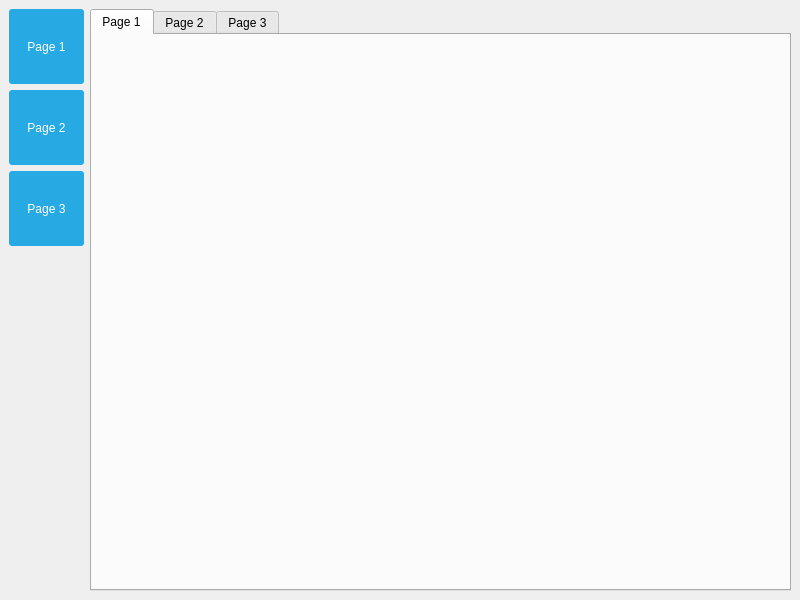
<?xml version="1.0" encoding="UTF-8"?>
<ui version="4.0">
 <class>MainWindow</class>
 <widget class="QMainWindow" name="MainWindow">
  <property name="geometry">
   <rect>
    <x>0</x>
    <y>0</y>
    <width>800</width>
    <height>600</height>
   </rect>
  </property>
  <property name="windowTitle">
   <string>MainWindow</string>
  </property>
  <widget class="QWidget" name="centralwidget">
   <property name="styleSheet">
    <string notr="true">QPushButton {
    color: white;
    background-color: #27a9e3;
    border-width: 0px;
    border-radius: 3px;
}

QPushButton:hover {
    color: white;
    background-color: #66c011;
    border-width: 0px;
    border-radius: 3px;
}

QPushButton:pressed {
    color: white;
    background-color: yellow;
    border-width: 0px;
    border-radius: 3px;
}

QPushButton[pagematches=true] {
    color: white;
    background-color: red;
    border-width: 0px;
    border-radius: 3px;
}


QPushButton[pagematches=true]:hover {
    background-color: pink;
}

QPushButton[pagematches=true]:pressed {
    background-color: gold;
}
</string>
   </property>
   <layout class="QHBoxLayout" name="horizontalLayout_2">
    <item>
     <layout class="QHBoxLayout" name="horizontalLayout">
      <item>
       <layout class="QVBoxLayout" name="verticalLayout">
        <item>
         <widget class="QPushButton" name="b1">
          <property name="sizePolicy">
           <sizepolicy hsizetype="Fixed" vsizetype="Fixed">
            <horstretch>0</horstretch>
            <verstretch>0</verstretch>
           </sizepolicy>
          </property>
          <property name="minimumSize">
           <size>
            <width>75</width>
            <height>75</height>
           </size>
          </property>
          <property name="text">
           <string>Page 1</string>
          </property>
         </widget>
        </item>
        <item>
         <widget class="QPushButton" name="b2">
          <property name="sizePolicy">
           <sizepolicy hsizetype="Fixed" vsizetype="Fixed">
            <horstretch>0</horstretch>
            <verstretch>0</verstretch>
           </sizepolicy>
          </property>
          <property name="minimumSize">
           <size>
            <width>75</width>
            <height>75</height>
           </size>
          </property>
          <property name="text">
           <string>Page 2</string>
          </property>
         </widget>
        </item>
        <item>
         <widget class="QPushButton" name="b3">
          <property name="sizePolicy">
           <sizepolicy hsizetype="Fixed" vsizetype="Fixed">
            <horstretch>0</horstretch>
            <verstretch>0</verstretch>
           </sizepolicy>
          </property>
          <property name="minimumSize">
           <size>
            <width>75</width>
            <height>75</height>
           </size>
          </property>
          <property name="text">
           <string>Page 3</string>
          </property>
         </widget>
        </item>
        <item>
         <spacer name="verticalSpacer">
          <property name="orientation">
           <enum>Qt::Vertical</enum>
          </property>
          <property name="sizeHint" stdset="0">
           <size>
            <width>20</width>
            <height>40</height>
           </size>
          </property>
         </spacer>
        </item>
       </layout>
      </item>
      <item>
       <widget class="QTabWidget" name="tabWidget">
        <property name="currentIndex">
         <number>0</number>
        </property>
        <widget class="QWidget" name="tab">
         <attribute name="title">
          <string>Page 1</string>
         </attribute>
        </widget>
        <widget class="QWidget" name="tab_2">
         <attribute name="title">
          <string>Page 2</string>
         </attribute>
        </widget>
        <widget class="QWidget" name="tab_3">
         <attribute name="title">
          <string>Page 3</string>
         </attribute>
        </widget>
       </widget>
      </item>
     </layout>
    </item>
   </layout>
  </widget>
 </widget>
 <resources/>
 <connections/>
</ui>
